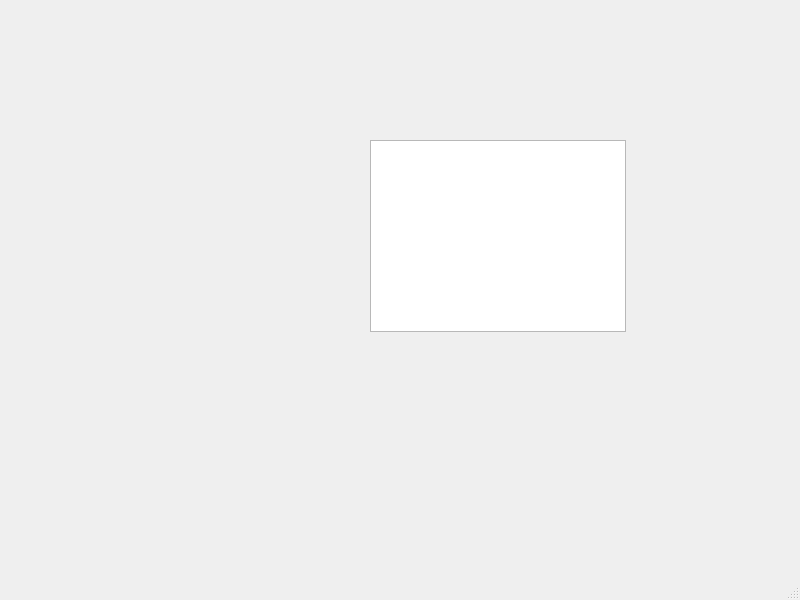
<?xml version="1.0" encoding="UTF-8"?>
<ui version="4.0">
 <class>MainWindow</class>
 <widget class="QMainWindow" name="MainWindow">
  <property name="geometry">
   <rect>
    <x>0</x>
    <y>0</y>
    <width>800</width>
    <height>600</height>
   </rect>
  </property>
  <property name="windowTitle">
   <string>MainWindow</string>
  </property>
  <widget class="QWidget" name="centralwidget">
   <widget class="QTableWidget" name="tableWidget">
    <property name="geometry">
     <rect>
      <x>370</x>
      <y>140</y>
      <width>256</width>
      <height>192</height>
     </rect>
    </property>
   </widget>
  </widget>
  <widget class="QMenuBar" name="menubar">
   <property name="geometry">
    <rect>
     <x>0</x>
     <y>0</y>
     <width>800</width>
     <height>20</height>
    </rect>
   </property>
  </widget>
  <widget class="QStatusBar" name="statusbar"/>
 </widget>
 <resources/>
 <connections/>
</ui>
